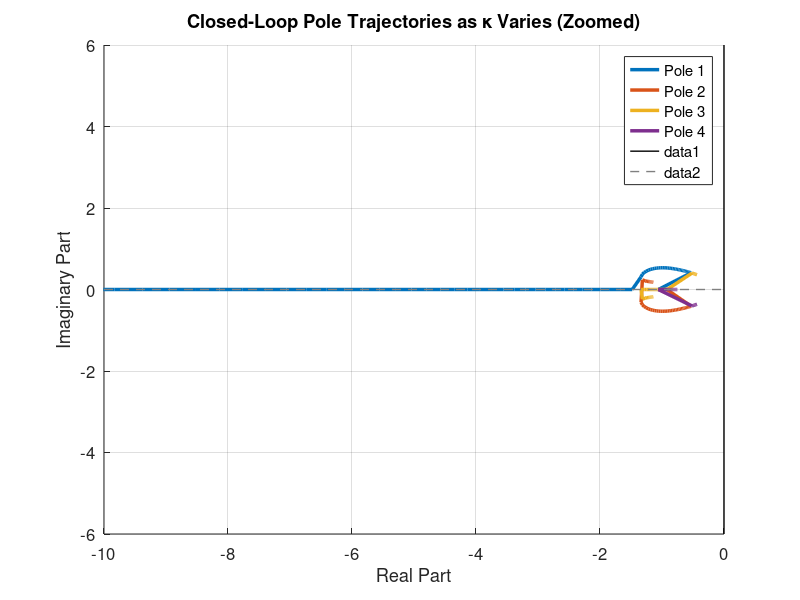
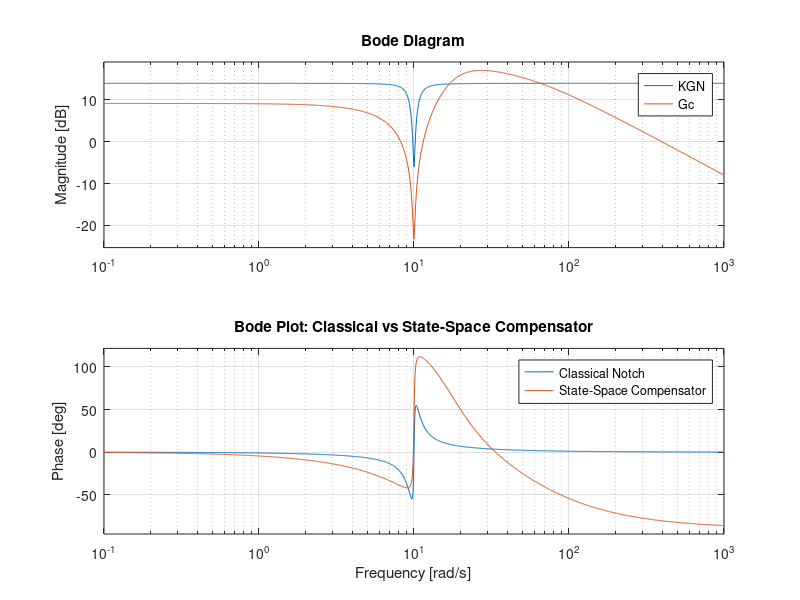
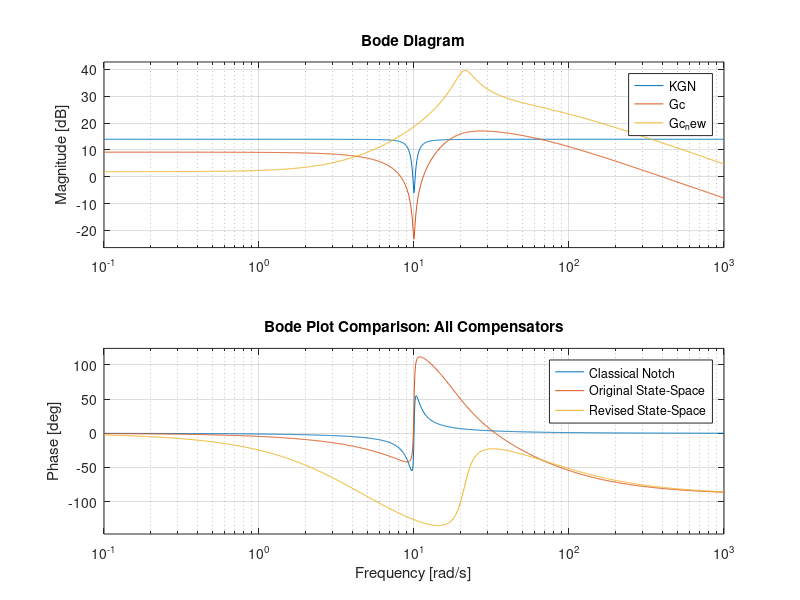
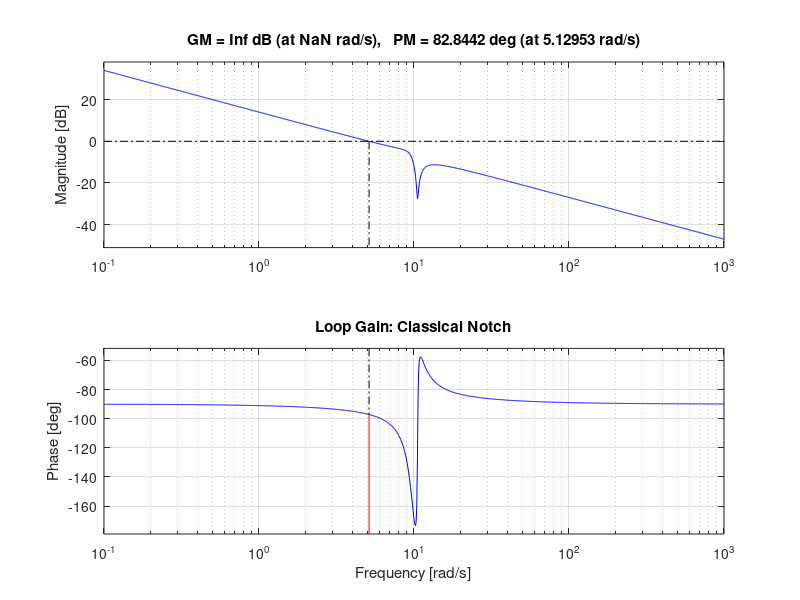

MATLAB code for these plots, in order:
% Problem 1: LQR Design for Two-Trailer Robot

% Define system matrices
A = [0 0 0 0;
     1 -1 0 0;
     0 1 -1 0;
     1 0 0 0];

B = [1; 0; 0; 0];

% Choose diagonal Q (can adjust for state weighting)
Q = diag([10, 1, 1, 10]);

% Range of kappa values (R = scalar)
kappa_vals = logspace(-2, 2, 100);  % from 0.01 to 100
poles_all = zeros(length(kappa_vals), 4);

% Loop over each kappa value
for i = 1:length(kappa_vals)
    R = kappa_vals(i);
    K = lqr(A, B, Q, R);
    poles_all(i, :) = eig(A - B * K).';
end

% Plotting real vs. imaginary parts of poles (zoomed in)
figure;
hold on;
colors = lines(4);
for i = 1:4
    plot(real(poles_all(:, i)), imag(poles_all(:, i)), 'LineWidth', 2.5, 'Color', colors(i, :));
end
xlabel('Real Part', 'FontSize', 14);
ylabel('Imaginary Part', 'FontSize', 14);
title('Closed-Loop Pole Trajectories as \kappa Varies (Zoomed)', 'FontSize', 16);
xlim([-10 0]);  % Zoom into real axis from -10 to 0
ylim([-6 6]);
grid on;
legend('Pole 1', 'Pole 2', 'Pole 3', 'Pole 4', 'FontSize', 12);
set(gca, 'FontSize', 12);
line([0 0], ylim, 'Color', 'k', 'LineStyle', '-', 'LineWidth', 1);            % Imaginary axis (black)
line(xlim, [0 0], 'Color', [0.5 0.5 0.5], 'LineStyle', '--', 'LineWidth', 1); % Real axis (gray)

%% Problem 2
A = [0 0 0;
     0 0 1;
     0 -100 -0.2];
B = [1;
     0;
     0.1];
C = [1 0 -1];
D = 0;
[num, den] = ss2tf(A, B, C, D);
disp('Numerator:');
disp(num);
disp('Denominator:');
disp(den);
Gp = tf(num, den);
disp('Transfer Function Gp(s):');
Gp

%%

A = [0 0 0;
     0 0 1;
     0 -100 -0.2];
B = [1;
     0;
     0.1];

C1 = [B A*B A*A*B];
C2 = ctrb(A, B);
disp('Difference between C1 and C2:');
disp(C1 - C2);
disp('Rank of controllability matrix:');
rank(C1)
p = [-5, -0.1 + 10j, -0.1 - 10j];
K = place(A, B, p);
eig(A - B * K)

%%
% Define system matrices from Problem 2
A = [0 0 0;
     0 0 1;
     0 -100 -0.2];

B = [1;
     0;
     0.1];

C = [1 0 -1];
D = 0;

O = obsv(A, C);
rank_O = rank(O);
O_dual = ctrb(A', C')';
rank_O_dual = rank(O_dual);
disp(['Rank of observability matrix (obsv): ', num2str(rank_O)]);
disp(['Rank using duality: ', num2str(rank_O_dual)]);


p_obs = [-19, -20, -21];

L = place(A', C', p_obs)';
disp('Observer gain L =');
disp(L);

disp('Observer poles (eig(A - L*C)) =');
disp(eig(A - L * C));



% Original controller poles from assignment
p_K = [-5, -0.1 + 10j, -0.1 - 10j];

K = place(A, B, p_K);
disp('State-feedback gain K =');
disp(K);

disp('Controller poles (eig(A - B*K)) =');
disp(eig(A - B * K));


% Compensator dynamics
Ac = A - B*K - L*C;
Bc = L;
Cc = K;
Dc = 0;

[numc, denc] = ss2tf(Ac, Bc, Cc, Dc);
Gc = tf(numc, denc);

disp('Poles of Gc(s):');
disp(eig(Ac));


% Classical notch filter design
KGN = 5 * tf([1 0.2 100], [1 2 100]);

figure;
bode(KGN, Gc);
legend('Classical Notch', 'State-Space Compensator');
title('Bode Plot: Classical vs State-Space Compensator');
grid on;

% Recalculate K to increase damping (trial and error)
% Try poles with 10% damping (Zeta = 0.1) at 10 rad/s
Zeta = 0.1;
omega = 10;
p_revised = [-5, -Zeta*omega + 1i*omega*sqrt(1 - Zeta^2), -Zeta*omega - 1i*omega*sqrt(1 - Zeta^2)];

% New K
K_new = place(A, B, p_revised);
Ac_new = A - B*K_new - L*C;

% New compensator
[numc_new, denc_new] = ss2tf(Ac_new, Bc, K_new, 0);
Gc_new = tf(numc_new, denc_new);

% Display poles
disp('Poles of revised Gc(s):');
disp(eig(Ac_new));


figure;
bode(KGN, Gc, Gc_new);
legend('Classical Notch', 'Original State-Space', 'Revised State-Space');
title('Bode Plot Comparison: All Compensators');
grid on;




% Open-loop plant Gp(s)
Gp = tf([0.9 0.2 100], [1 0.2 100 0]);  % from earlier

% Loop gain for each controller
L_classical = KGN * Gp;
L_original = Gc * Gp;
L_revised = Gc_new * Gp;

% Loop bode plots with margins
figure;
margin(L_classical);
title('Loop Gain: Classical Notch');

figure;
margin(L_original);
title('Loop Gain: Original State-Space');

figure;
margin(L_revised);
title('Loop Gain: Revised State-Space');



% -------------------------------------------
% LOOP GAIN ANALYSIS USING CONTROLLER ONLY
% -------------------------------------------

% Open-loop plant
Gp = tf([0.9 0.2 100], [1 0.2 100 0]);

% Controller-only (no observer): Original K
Gc_open = ss(A - B*K, B, K, 0);
L_open = Gc_open * Gp;

% Controller-only: Revised K
Gc_open_new = ss(A - B*K_new, B, K_new, 0);
L_open_new = Gc_open_new * Gp;

% Plot margin for classical notch (as before)
figure;
margin(KGN * Gp);
title('Loop Gain: Classical Notch');

% Margin for original state-space controller without observer
figure;
margin(L_open);
title('Loop Gain: Original State-Space (No Observer)');

% Margin for revised state-space controller without observer
figure;
margin(L_open_new);
title('Loop Gain: Revised State-Space (10% Damping, No Observer)');
